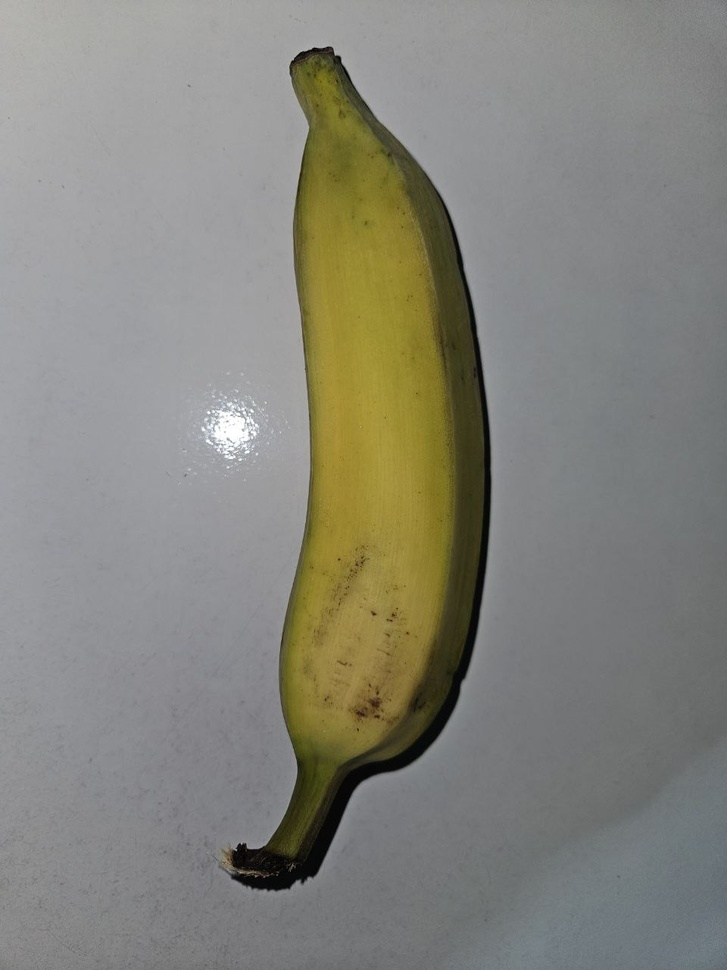
#> input picture database/banana/1.jpg, 727 x 970 px, shrunk from 960 x 1280 before the run, given as the content of the folder ./processed_database/maca, which was not available
$ jupyter execute seg_e_repre.ipynb
#> lines starting #> are read from the running program, lines starting #| are printed output that depends on the picture; after the words box and inside, x2 and y2 are one past the last pixel; in counts of white or black regions, pixels touching at a corner belong together; pictures that were not available may be replaced by others from this repository, and a replacement may not be noted
[cell 1]
import os
import cv2
import numpy as np
import pandas as pd
import matplotlib.pyplot as plt

# Caminhos de entrada e saída
base_path = "./processed_database"
output_representation_csv = "representation_base.csv"
output_description_csv = "description_base.csv"

# Função para segmentação e limiarização
def segment_image(image):
    """Segmenta a imagem binarizando-a para destacar o objeto com fundo branco."""
    _, binary = cv2.threshold(image, 0, 255, cv2.THRESH_BINARY_INV + cv2.THRESH_OTSU)

    # Remoção de pequenos ruídos
    kernel = cv2.getStructuringElement(cv2.MORPH_ELLIPSE, (5, 5))
    binary = cv2.morphologyEx(binary, cv2.MORPH_CLOSE, kernel)
    return binary

# Função para gerar código de cadeias
def chain_code(contour):
    """Gera a representação por código de cadeias do contorno (diferencial)."""
    chain = []
    directions = [(0, -1), (1, -1), (1, 0), (1, 1), (0, 1), (-1, 1), (-1, 0), (-1, -1)]
    prev_point = contour[0][0]
    for point in contour[1:]:
        diff = point[0] - prev_point
        normalized_diff = tuple(np.sign(diff))
        if normalized_diff in directions:
            chain.append(directions.index(normalized_diff))
        prev_point = point[0]
    return chain

# Função para gerar assinatura do contorno
def contour_signature(contour):
    """Gera a assinatura do contorno normalizada."""
    M = cv2.moments(contour)
    if M["m00"] == 0:
        return []
    cx = int(M["m10"] / M["m00"])
    cy = int(M["m01"] / M["m00"])
    distances = [np.sqrt((point[0][0] - cx) ** 2 + (point[0][1] - cy) ** 2) for point in contour]
    max_distance = max(distances) if distances else 1
    return [d / max_distance for d in distances]

# Função para calcular descritores de fronteira e região
def calculate_descriptors(contour, binary):
    """Calcula os descritores de fronteira e região para o contorno."""
    perimeter = cv2.arcLength(contour, True)
    area = cv2.contourArea(contour)
    bounding_box = cv2.boundingRect(contour)
    circularity = (4 * np.pi * area) / (perimeter ** 2) if perimeter > 0 else 0

    # Momentos de Hu
    moments = cv2.moments(contour)
    hu_moments = cv2.HuMoments(moments).flatten()

    # Razão de área convexa
    convex_hull = cv2.convexHull(contour)
    convex_area = cv2.contourArea(convex_hull)
    solidity = area / convex_area if convex_area > 0 else 0

    # Eccentricidade
    if len(contour) >= 5:
        ellipse = cv2.fitEllipse(contour)
        eccentricity = np.sqrt(1 - (ellipse[1][1] / ellipse[1][0]) ** 2) if ellipse[1][0] > ellipse[1][1] else 0
    else:
        eccentricity = 0

    descriptors = {
        "Perimeter": perimeter,
        "Area": area,
        "BoundingBoxRatio": bounding_box[2] / bounding_box[3] if bounding_box[3] > 0 else 0,
        "Circularity": circularity,
        "Solidity": solidity,
        "Eccentricity": eccentricity,
        "HuMoments": hu_moments.tolist()
    }
    return descriptors

# Processar imagens por categoria
categories = ["maca", "banana", "laranja"]
representation_data = []
description_data = []

for category in categories:
    input_folder = os.path.join(base_path, category)

    for image_file in sorted(os.listdir(input_folder)):
        if image_file.endswith(".jpg"):
            # Caminho completo da imagem
            image_path = os.path.join(input_folder, image_file)

            # Leitura da imagem
            image = cv2.imread(image_path, cv2.IMREAD_GRAYSCALE)
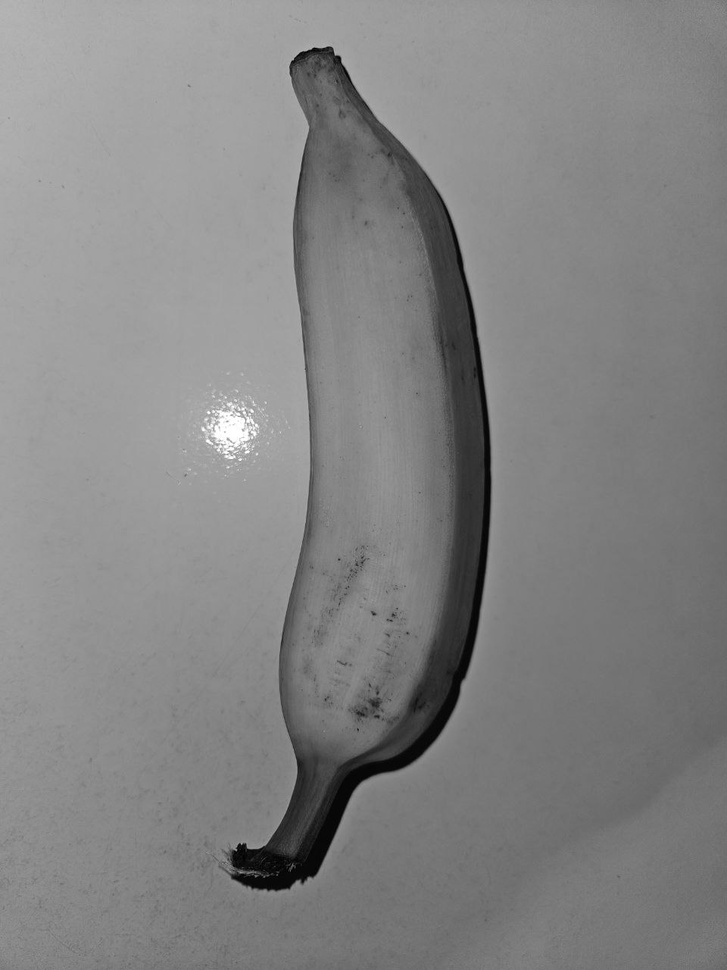
#> image: shape (970, 727); min 0, max 255, mean 131.7

            # Segmentação
            binary = segment_image(image)
#> in segment_image, `_, binary = cv2.threshold(image, 0, 255, cv2.THRESH_BINARY_INV + cv2.T..`:
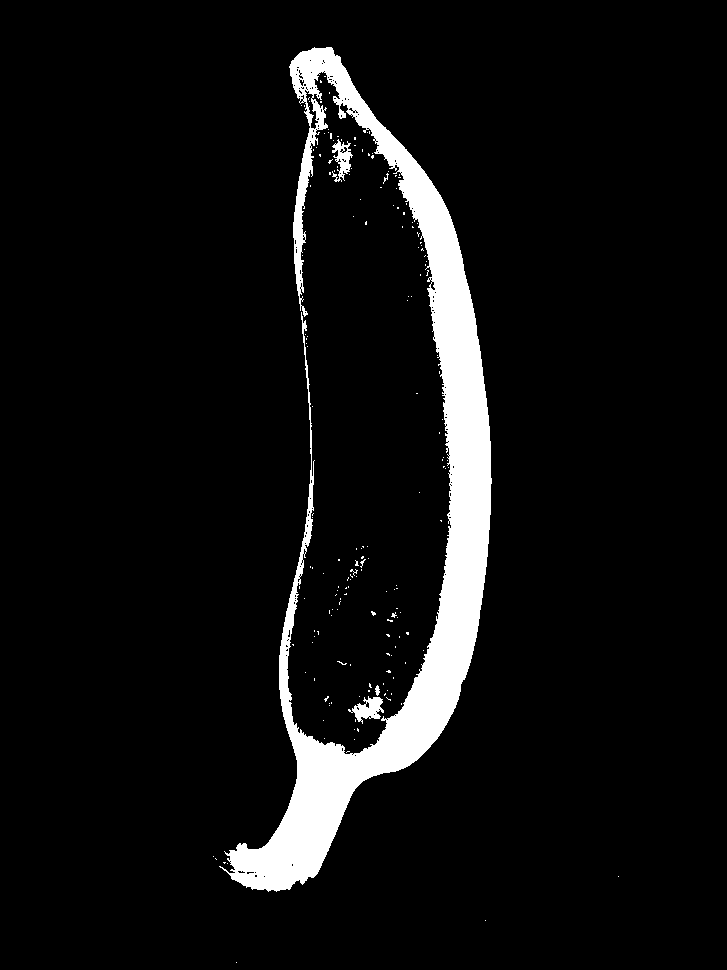
#> binary: shape (970, 727); 6.5% white; 179 white regions (174 under 20 px), largest, box (x1, y1, x2, y2) and area: (219, 47, 492, 892) 44342, (348, 696, 384, 724) 485, (332, 139, 353, 182) 428, (375, 685, 380, 696) 35, (383, 173, 389, 184) 20
#> in segment_image, `binary = cv2.morphologyEx(binary, cv2.MORPH_CLOSE, kernel)`:
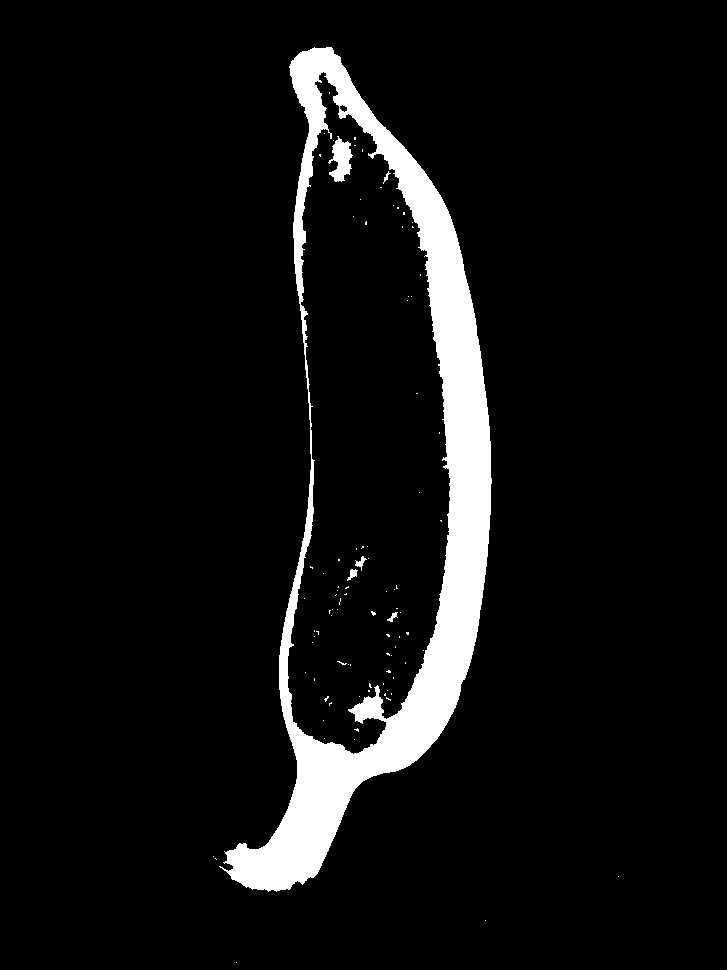
#> binary: shape (970, 727); 6.8% white; 93 white regions (87 under 20 px)

            # Encontrar contornos
            contours, _ = cv2.findContours(binary, cv2.RETR_EXTERNAL, cv2.CHAIN_APPROX_SIMPLE)
#> contours = 6 contours, 5 with area under 20; largest, box (x1, y1, x2, y2) and area: (219, 47, 492, 892) 120850

            if contours:
                largest_contour = max([cnt for cnt in contours if cv2.contourArea(cnt) > 100],
                                      key=cv2.contourArea, default=None)
#> largest_contour = contour of 794 points, box (x1, y1, x2, y2) (219, 47, 492, 892), area 120850

                if largest_contour is not None:
                    # Representação
                    chain = chain_code(largest_contour)
#> in chain_code, `prev_point = contour[0][0]`: prev_point = [314, 47]
#> the loop in chain_code, `for point in contour[1:]:` made 793 passes
#> (normalized_diff, prev_point) on passes 1 to 3: ((-1, 1), [313, 48]), ((-1, 0), [312, 48]), ((-1, 1), [311, 49])
#> after the loop in chain_code, `for point in contour[1:]:`: chain = 793 values, max 7 at index 273, min 0 at index 276, mean 3.02
                    signature = contour_signature(largest_contour)
#> in contour_signature, `M = cv2.moments(contour)`: M = moments, m00 120850.5, centre m10/m00, m01/m00 = (375.3, 472.4)
#> in contour_signature, `cx = int(M["m10"] / M["m00"])`: cx = 375
#> in contour_signature, `cy = int(M["m01"] / M["m00"])`: cy = 472
#> in contour_signature, `distances = [np.sqrt((point[0][0] - cx) ** 2 + (point[0][1] - cy) ** 2..`: distances = 794 values, max 434.8 at index 348, min 64.07 at index 119, mean 297.8
#> in contour_signature, `max_distance = max(distances) if distances else 1`: max_distance = 434.8
#> signature = 794 values, max 1 at index 348, min 0.147 at index 119, mean 0.685
                    representation_data.append({
                        "Image": image_file,
                        "Category": category,
                        "ChainCode": chain,
                        "Signature": signature
                    })

                    # Descritores
                    descriptors = calculate_descriptors(largest_contour, binary)
#> in calculate_descriptors, `perimeter = cv2.arcLength(contour, True)`: perimeter = 2107.1
#> in calculate_descriptors, `area = cv2.contourArea(contour)`: area = 120850.5
#> in calculate_descriptors, `bounding_box = cv2.boundingRect(contour)`: bounding_box = (219, 47, 273, 845)
#> in calculate_descriptors, `circularity = (4 * np.pi * area) / (perimeter ** 2) if perimeter > 0 e..`: circularity = 0.342
#> in calculate_descriptors, `moments = cv2.moments(contour)`: moments has the same summary as M in contour_signature
#> in calculate_descriptors, `hu_moments = cv2.HuMoments(moments).flatten()`: hu_moments = [0.372, 0.104, 0.0065, 0.000674, -1.39e-06, -0.000217, -2.69e-07]
#> in calculate_descriptors, `convex_hull = cv2.convexHull(contour)`: convex_hull = contour of 52 points, box (x1, y1, x2, y2) (219, 47, 492, 892), area 156870
#> in calculate_descriptors, `convex_area = cv2.contourArea(convex_hull)`: convex_area = 156870
#> in calculate_descriptors, `solidity = area / convex_area if convex_area > 0 else 0`: solidity = 0.77
#> in calculate_descriptors, `ellipse = cv2.fitEllipse(contour)`: ellipse = ((348.9, 484.5), (275.2, 805.1), 3.74)
#> in calculate_descriptors, `eccentricity = np.sqrt(1 - (ellipse[1][1] / ellipse[1][0]) ** 2) if el..`: eccentricity = 0
#> in calculate_descriptors, `descriptors = { "Perimeter": perimeter, "Area": area, "BoundingBoxRati..`: descriptors = {'Perimeter': 2107.1, 'Area': 120850.5, 'BoundingBoxRatio': 0.323, 'Circularity': 0.342, 'Solidity': 0.77, 'Eccentricity': 0, 'HuMoments': [0.372, 0.104, 0.0065, 0.000674, -1.39e-06, -0.000217, -2.69e-07]}
                    description_data.append({
                        "Image": image_file,
                        "Category": category,
                        "Perimeter": descriptors["Perimeter"],
                        "Area": descriptors["Area"],
                        "BoundingBoxRatio": descriptors["BoundingBoxRatio"],
                        "Circularity": descriptors["Circularity"],
                        "Solidity": descriptors["Solidity"],
                        "Eccentricity": descriptors["Eccentricity"],
                        "HuMoment1": descriptors["HuMoments"][0],
                        "HuMoment2": descriptors["HuMoments"][1],
                        "HuMoment3": descriptors["HuMoments"][2]
                    })

# Salvar bases de dados em CSV
representation_df = pd.DataFrame(representation_data)
representation_df.to_csv(output_representation_csv, index=False)

description_df = pd.DataFrame(description_data)
description_df.to_csv(output_description_csv, index=False)

print(f"Bases de dados salvas: \n - {output_representation_csv} \n - {output_description_csv}")
